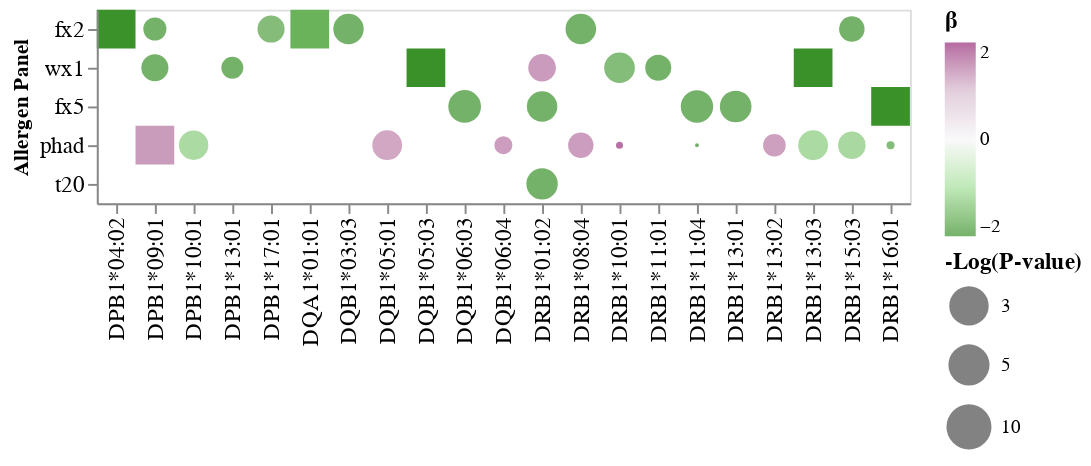

The notebook cell this image was saved under:
### Code cell
multiPanelSens

### Figure 1 — Vega-Lite specification as saved in the notebook (floating-point values rounded to 4 significant figures)
{"config": {"view": {"continuousWidth": 400, "continuousHeight": 300}}, "layer": [{"data": {"name": "data-fd9f82a6b77a2f9f4d4282338440adf0"}, "mark": {"type": "rect", "filled": true, "size": 10}, "encoding": {"color": {"type": "quantitative", "field": "coef", "legend": {"title": "β", "titleFontSize": 12}, "scale": {"clamp": true, "domain": [-2, -1, 0, 1, 2], "range": ["#3A912A", "#A4DF99", "#F7F7F7", "#D6BACE", "#962A78"]}}, "size": {"type": "quantitative", "field": "nlog10_Pval", "legend": {"title": "-Log(P-value)", "titleFontSize": 12, "values": [3, 5, 10]}}, "tooltip": [{"type": "nominal", "field": "allele"}, {"type": "quantitative", "field": "coef"}, {"type": "nominal", "field": "Typing"}, {"type": "quantitative", "field": "nlog10_Pval"}], "x": {"type": "nominal", "field": "allele", "sort": ["DPB1*04:02", "DPB1*09:01", "DPB1*10:01", "DPB1*13:01", "DPB1*17:01", "DQA1*01:01", "DQB1*03:03", "DQB1*05:01", "DQB1*05:03", "DQB1*06:03", "DQB1*06:04", "DRB1*01:02", "DRB1*08:04", "DRB1*10:01", "DRB1*11:01", "DRB1*11:04", "DRB1*13:01", "DRB1*13:02", "DRB1*13:03", "DRB1*15:03", "DRB1*16:01"]}, "y": {"type": "nominal", "field": "allergenP", "sort": ["fx2", "wx1", "fx5", "phad", "t20"]}}}, {"data": {"name": "data-469c0ed9f84ad135b5dc43511062a9ce"}, "mark": {"type": "point", "filled": true}, "encoding": {"color": {"type": "quantitative", "field": "coef", "legend": {"title": "β", "titleFontSize": 12}, "scale": {"clamp": true, "domain": [-2, -1, 0, 1, 2], "range": ["#3A912A", "#A4DF99", "#F7F7F7", "#D6BACE", "#962A78"]}}, "size": {"type": "quantitative", "field": "nlog10_Pval", "legend": {"title": "-Log(P-value)", "titleFontSize": 12, "values": [3, 5, 10]}}, "tooltip": [{"type": "nominal", "field": "allele"}, {"type": "quantitative", "field": "coef"}], "x": {"type": "nominal", "axis": {"labelFontSize": 12, "title": ""}, "field": "allele", "sort": ["DPB1*04:02", "DPB1*09:01", "DPB1*10:01", "DPB1*13:01", "DPB1*17:01", "DQA1*01:01", "DQB1*03:03", "DQB1*05:01", "DQB1*05:03", "DQB1*06:03", "DQB1*06:04", "DRB1*01:02", "DRB1*08:04", "DRB1*10:01", "DRB1*11:01", "DRB1*11:04", "DRB1*13:01", "DRB1*13:02", "DRB1*13:03", "DRB1*15:03", "DRB1*16:01"]}, "y": {"type": "nominal", "axis": {"labelFontSize": 12, "title": "Allergen Panel"}, "field": "allergenP", "sort": ["fx2", "wx1", "fx5", "phad", "t20"]}}}], "$schema": "https://vega.github.io/schema/vega-lite/v4.8.1.json", "datasets": {"data-fd9f82a6b77a2f9f4d4282338440adf0": [{"coef": -1.99, "[0.025": -2.499, "0.975]": -1.473, "pval_Holm": 2.84e-09, "allele": "DPB1*04:02", "allergenP": "fx2", "Typing": "HLA-PRG", "nlog10_Pval": -8.547}, {"coef": 1.22, "[0.025": 0.871, "0.975]": 1.57, "pval_Holm": 4.71e-07, "allele": "DPB1*09:01", "allergenP": "phad", "Typing": "HLA-PRG", "nlog10_Pval": -6.327}, {"coef": -1.562, "[0.025": -2.042, "0.975]": -1.082, "pval_Holm": 1.013e-05, "allele": "DQA1*01:01", "allergenP": "fx2", "Typing": "HLA-HD", "nlog10_Pval": -4.994}, {"coef": -3.078, "[0.025": -3.902, "0.975]": -2.261, "pval_Holm": 1.032e-08, "allele": "DQB1*05:03", "allergenP": "wx1", "Typing": "HLA-HD", "nlog10_Pval": -7.987}, {"coef": -2.736, "[0.025": -3.511, "0.975]": -1.916, "pval_Holm": 2.728e-06, "allele": "DRB1*13:03", "allergenP": "wx1", "Typing": "HLA-HD", "nlog10_Pval": -5.564}, {"coef": -2.47, "[0.025": -3.312, "0.975]": -1.639, "pval_Holm": 0.0004421, "allele": "DRB1*16:01", "allergenP": "fx5", "Typing": "HLA-PRG", "nlog10_Pval": -3.354}], "data-469c0ed9f84ad135b5dc43511062a9ce": [{"coef": -3.177, "[0.025": -3.901, "0.975]": -2.449, "pval_Holm": 8.752e-13, "allele": "DPB1*09:01", "allergenP": "fx2", "Typing": "Both", "nlog10_Pval": -12.06}, {"coef": -2.497, "[0.025": -3.133, "0.975]": -1.86, "pval_Holm": 7.564e-10, "allele": "DPB1*09:01", "allergenP": "wx1", "Typing": "Both", "nlog10_Pval": -9.121}, {"coef": -1.259, "[0.025": -1.606, "0.975]": -0.916, "pval_Holm": 6.17e-08, "allele": "DPB1*10:01", "allergenP": "phad", "Typing": "Both", "nlog10_Pval": -7.21}, {"coef": -2.695, "[0.025": -3.285, "0.975]": -2.089, "pval_Holm": 1.36e-13, "allele": "DPB1*13:01", "allergenP": "wx1", "Typing": "Both", "nlog10_Pval": -12.87}, {"coef": -1.799, "[0.025": -2.261, "0.975]": -1.34, "pval_Holm": 8.408e-10, "allele": "DPB1*17:01", "allergenP": "fx2", "Typing": "Both", "nlog10_Pval": -9.075}, {"coef": -4.389, "[0.025": -5.628, "0.975]": -3.138, "pval_Holm": 4.708e-07, "allele": "DQB1*03:03", "allergenP": "fx2", "Typing": "Both", "nlog10_Pval": -6.327}, {"coef": 1.414, "[0.025": 1.023, "0.975]": 1.804, "pval_Holm": 1.404e-07, "allele": "DQB1*05:01", "allergenP": "phad", "Typing": "Both", "nlog10_Pval": -6.853}, {"coef": -3.438, "[0.025": -4.534, "0.975]": -2.349, "pval_Holm": 6.672e-05, "allele": "DQB1*06:03", "allergenP": "fx5", "Typing": "Both", "nlog10_Pval": -4.176}, {"coef": 1.518, "[0.025": 1.2, "0.975]": 1.837, "pval_Holm": 6.126e-16, "allele": "DQB1*06:04", "allergenP": "phad", "Typing": "Both", "nlog10_Pval": -15.21}, {"coef": -3.696, "[0.025": -4.745, "0.975]": -2.637, "pval_Holm": 5.243e-07, "allele": "DRB1*01:02", "allergenP": "fx5", "Typing": "Both", "nlog10_Pval": -6.28}, {"coef": -3.241, "[0.025": -4.196, "0.975]": -2.259, "pval_Holm": 3.753e-06, "allele": "DRB1*01:02", "allergenP": "t20", "Typing": "Both", "nlog10_Pval": -5.426}, {"coef": 1.531, "[0.025": 1.139, "0.975]": 1.929, "pval_Holm": 1.879e-09, "allele": "DRB1*01:02", "allergenP": "wx1", "Typing": "Both", "nlog10_Pval": -8.726}, {"coef": -2.33, "[0.025": -2.993, "0.975]": -1.658, "pval_Holm": 7.168e-07, "allele": "DRB1*08:04", "allergenP": "fx2", "Typing": "Both", "nlog10_Pval": -6.145}, {"coef": 1.521, "[0.025": 1.155, "0.975]": 1.889, "pval_Holm": 3.666e-11, "allele": "DRB1*08:04", "allergenP": "phad", "Typing": "Both", "nlog10_Pval": -10.44}, {"coef": 1.94, "[0.025": 1.565, "0.975]": 2.308, "pval_Holm": 5.892e-20, "allele": "DRB1*10:01", "allergenP": "phad", "Typing": "Both", "nlog10_Pval": -19.23}, {"coef": -1.808, "[0.025": -2.325, "0.975]": -1.285, "pval_Holm": 7.59e-07, "allele": "DRB1*10:01", "allergenP": "wx1", "Typing": "Both", "nlog10_Pval": -6.12}, {"coef": -2.27, "[0.025": -2.823, "0.975]": -1.715, "pval_Holm": 1.083e-10, "allele": "DRB1*11:01", "allergenP": "wx1", "Typing": "Both", "nlog10_Pval": -9.965}, {"coef": -3.624, "[0.025": -4.766, "0.975]": -2.47, "pval_Holm": 3.075e-05, "allele": "DRB1*11:04", "allergenP": "fx5", "Typing": "Both", "nlog10_Pval": -4.512}, {"coef": -2.071, "[0.025": -2.46, "0.975]": -1.683, "pval_Holm": 1.781e-20, "allele": "DRB1*11:04", "allergenP": "phad", "Typing": "Both", "nlog10_Pval": -19.75}, {"coef": -3.589, "[0.025": -4.676, "0.975]": -2.498, "pval_Holm": 6.056e-06, "allele": "DRB1*13:01", "allergenP": "fx5", "Typing": "Both", "nlog10_Pval": -5.218}, {"coef": 1.493, "[0.025": 1.151, "0.975]": 1.833, "pval_Holm": 3.812e-13, "allele": "DRB1*13:02", "allergenP": "phad", "Typing": "Both", "nlog10_Pval": -12.42}, {"coef": -1.265, "[0.025": -1.622, "0.975]": -0.91, "pval_Holm": 1.683e-07, "allele": "DRB1*13:03", "allergenP": "phad", "Typing": "Both", "nlog10_Pval": -6.774}, {"coef": -3.628, "[0.025": -4.502, "0.975]": -2.754, "pval_Holm": 4.013e-11, "allele": "DRB1*15:03", "allergenP": "fx2", "Typing": "Both", "nlog10_Pval": -10.4}, {"coef": -1.294, "[0.025": -1.629, "0.975]": -0.9585, "pval_Holm": 1.758e-09, "allele": "DRB1*15:03", "allergenP": "phad", "Typing": "Both", "nlog10_Pval": -8.755}, {"coef": -1.827, "[0.025": -2.18, "0.975]": -1.474, "pval_Holm": 9.508e-20, "allele": "DRB1*16:01", "allergenP": "phad", "Typing": "Both", "nlog10_Pval": -19.02}]}}
